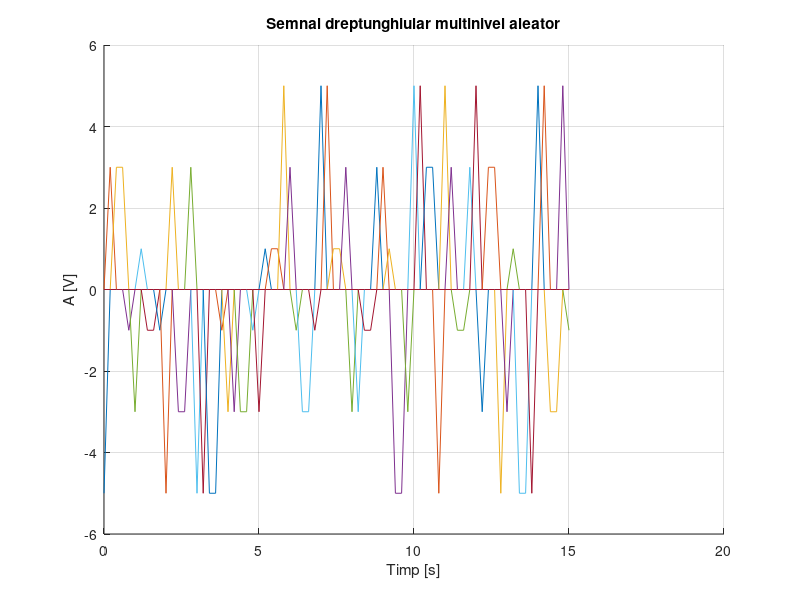

The MATLAB source for this figure:
%Semnal dreptunghiular multinivel, aleator cu:
%Durata fiecarui nivel: 0,25 s;
%Nivelurile:
%c){-5,-3,-1,1,3,5}
%Rezolutie temporala 200ms
t=0:0.2:15;
niv = [ -5 -3 -1 1 3 5 ];
hold on
title('Semnal dreptunghiular multinivel aleator')
xlabel('Timp [s]')
ylabel('A [V]')
for n=0:0.25:40
y = datasample(niv, 1);
plot(t, y*rectpuls(t-n, 0.25))
end
grid